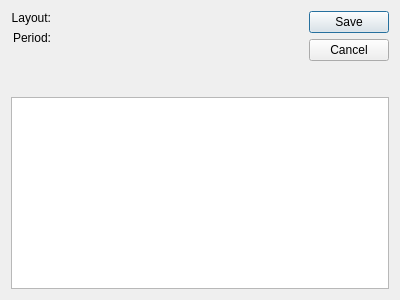
<?xml version="1.0" encoding="UTF-8"?>
<ui version="4.0">
 <comment>This file is part of the xTuple ERP: PostBooks Edition, a free and
open source Enterprise Resource Planning software suite,
Copyright (c) 1999-2019 by OpenMFG LLC, d/b/a xTuple.
It is licensed to you under the Common Public Attribution License
version 1.0, the full text of which (including xTuple-specific Exhibits)
is available at www.xtuple.com/CPAL.  By using this software, you agree
to be bound by its terms.</comment>
 <class>financialReportNotes</class>
 <widget class="QDialog" name="financialReportNotes">
  <property name="geometry">
   <rect>
    <x>0</x>
    <y>0</y>
    <width>400</width>
    <height>300</height>
   </rect>
  </property>
  <property name="windowTitle">
   <string>Financial Report Notes</string>
  </property>
  <layout class="QGridLayout" name="gridLayout_2">
   <item row="0" column="0">
    <layout class="QVBoxLayout" name="verticalLayout">
     <item>
      <layout class="QGridLayout" name="gridLayout">
       <item row="0" column="0">
        <widget class="QLabel" name="_layoutLit">
         <property name="text">
          <string>Layout:</string>
         </property>
         <property name="alignment">
          <set>Qt::AlignRight|Qt::AlignTrailing|Qt::AlignVCenter</set>
         </property>
        </widget>
       </item>
       <item row="0" column="1">
        <widget class="QLabel" name="_layout">
         <property name="sizePolicy">
          <sizepolicy hsizetype="Expanding" vsizetype="Preferred">
           <horstretch>0</horstretch>
           <verstretch>0</verstretch>
          </sizepolicy>
         </property>
         <property name="text">
          <string/>
         </property>
        </widget>
       </item>
       <item row="1" column="0">
        <widget class="QLabel" name="_periodLit">
         <property name="text">
          <string>Period:</string>
         </property>
         <property name="alignment">
          <set>Qt::AlignRight|Qt::AlignTrailing|Qt::AlignVCenter</set>
         </property>
        </widget>
       </item>
       <item row="1" column="1">
        <widget class="QLabel" name="_period">
         <property name="sizePolicy">
          <sizepolicy hsizetype="Expanding" vsizetype="Preferred">
           <horstretch>0</horstretch>
           <verstretch>0</verstretch>
          </sizepolicy>
         </property>
         <property name="text">
          <string/>
         </property>
        </widget>
       </item>
      </layout>
     </item>
     <item>
      <spacer name="verticalSpacer">
       <property name="orientation">
        <enum>Qt::Vertical</enum>
       </property>
       <property name="sizeHint" stdset="0">
        <size>
         <width>20</width>
         <height>0</height>
        </size>
       </property>
      </spacer>
     </item>
    </layout>
   </item>
   <item row="0" column="1">
    <widget class="QDialogButtonBox" name="_buttonBox">
     <property name="orientation">
      <enum>Qt::Vertical</enum>
     </property>
     <property name="standardButtons">
      <set>QDialogButtonBox::Cancel|QDialogButtonBox::Save</set>
     </property>
    </widget>
   </item>
   <item row="1" column="0" colspan="2">
    <widget class="XTextEdit" name="_notes"/>
   </item>
  </layout>
 </widget>
 <customwidgets>
  <customwidget>
   <class>XTextEdit</class>
   <extends>QTextEdit</extends>
   <header>xtextedit.h</header>
  </customwidget>
 </customwidgets>
 <resources/>
 <connections>
  <connection>
   <sender>_buttonBox</sender>
   <signal>accepted()</signal>
   <receiver>financialReportNotes</receiver>
   <slot>accept()</slot>
   <hints>
    <hint type="sourcelabel">
     <x>248</x>
     <y>254</y>
    </hint>
    <hint type="destinationlabel">
     <x>157</x>
     <y>274</y>
    </hint>
   </hints>
  </connection>
  <connection>
   <sender>_buttonBox</sender>
   <signal>rejected()</signal>
   <receiver>financialReportNotes</receiver>
   <slot>reject()</slot>
   <hints>
    <hint type="sourcelabel">
     <x>316</x>
     <y>260</y>
    </hint>
    <hint type="destinationlabel">
     <x>286</x>
     <y>274</y>
    </hint>
   </hints>
  </connection>
 </connections>
</ui>
